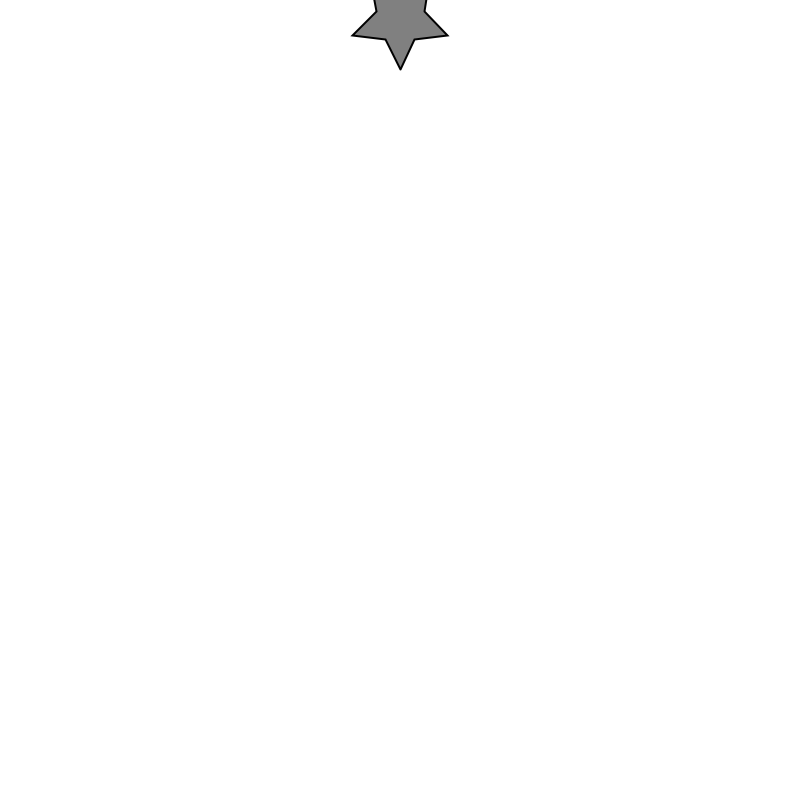
Frame 1 (no input)
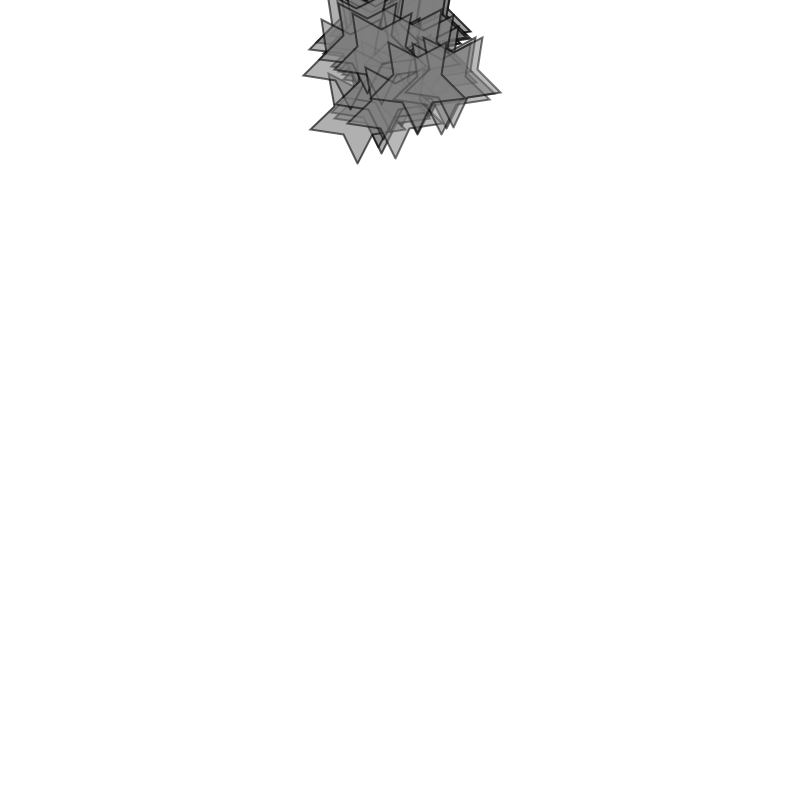
Frame 60 (the mouse pressed at the canvas centre just before this capture)
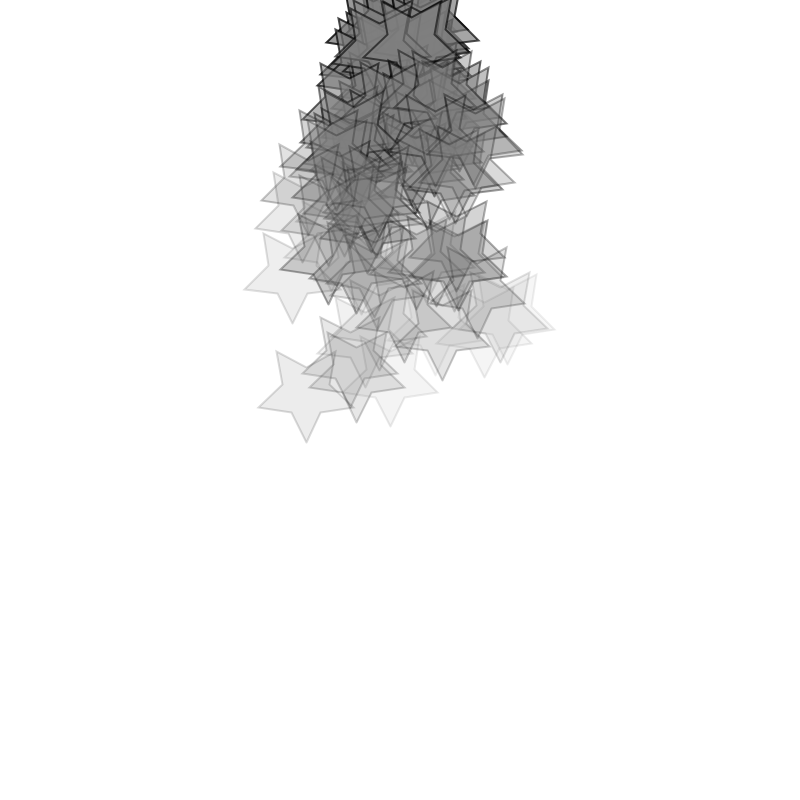
Frame 120 (the mouse held since frame 60 and released just before this capture)

The Processing sketch that drew these frames (run headless with seeded random() and noise(); from frame 60 on, the mouse is pressed at the canvas centre):

// Processing sketch: Particle_System
// ── Particle_System.pde
ParticleSystem ps;
  
  void setup() {
    size(800, 800);
    ps = new ParticleSystem(new PVector(width/2,20), true);
  }
  
  void draw() {
    background(255);
    ps.addParticle();
    ps.run();
  }
// ── Particle.pde
class Particle {
  PVector location;
  PVector velocity;
  PVector acceleration;
  float lifespan = 255;
  
  Particle(PVector l) {
    acceleration = new PVector(0, 0.05);
    velocity = new PVector(random(-1, 1), random(-1, 1));
    location = l.get();
  }
  
  Particle() {
    PVector l = new PVector(random(width),random(height));
    acceleration = new PVector(0, 0.05);
    velocity = new PVector(random(-1, 1), random(-1, 1));
    location = l.get();
  }
  
  void update() {
    velocity.add(acceleration);
    location.add(velocity);
    lifespan -= 2;
  }
  
  void applyForce(PVector p) {
    acceleration.add(p);
  }
  boolean isDead() {
    if (lifespan <= 0) {
      return true;
    } else {
      return false;
    }
  }
  
  void display() {
    stroke(0, lifespan);
    strokeWeight(2);
    fill(127, lifespan);
    ellipse(location.x, location.y, 12, 12);
  }
  
}
// ── ParticleSystem.pde
class ParticleSystem {
  ArrayList<Particle> particles;
  PVector origin;
  boolean star;
  
  ParticleSystem(PVector location) {
    origin = location.get();
    particles = new ArrayList<Particle>();
  }
  
   ParticleSystem(PVector location, boolean star_) {
    origin = location.get();
    particles = new ArrayList<Particle>();
    star=star_;
  }
  
  void addParticle() {
    if (star) {
      particles.add(new StarParticle(origin));
    } else {
      particles.add(new Particle(origin));
    }
    
  }
  void run() {
    for (int i = particles.size()-1; i >= 0; i--) {
      Particle p = particles.get(i);
      p.update();
      p.display();
      
      if (p.isDead()) {
        particles.remove(i);
      }
    }
  }
  
}
// ── StarParticle.pde
class StarParticle extends Particle {
  float radius=50;
  float vert=5;
  
  StarParticle(PVector l) {
    super(l);
  }
  /*
  void drawPolygon(float x, float y, float radius, float vertexCount) {
    PVector gen = new PVector(0,radius);
    float angle=2*PI/vertexCount;
    beginShape();
    vertex(gen.x+x,gen.y+y);
    for (int i=1; i<=vertexCount; i++) {
      gen.rotate(angle);
      vertex(gen.x+x,gen.y+y);
    }
    endShape();
  }
  */
  void display() {
    stroke(0, lifespan);
    strokeWeight(2);
    fill(127, lifespan);
    PVector gen = new PVector(0,radius);
    float angle=2*PI/vert;
    beginShape();
    vertex(gen.x+location.x,gen.y+location.y);
    for (int i=1; i<=vert*2; i++) {
      gen.rotate(angle/2);
      if (i%2==0) {
        gen.setMag(radius);
      } else {
        gen.setMag(radius/2);
      }
      vertex(gen.x+location.x,gen.y+location.y);
    }
    endShape();
  }
}
